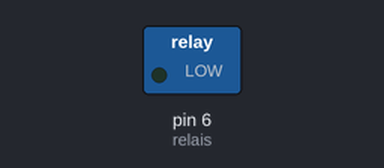
The sketch below on a simulated Arduino Uno, built with avr-gcc and run on an emulated ATmega328P. On the bench: switched loads named in the sketch (green lamp = pin HIGH). What the sketch prints to the serial monitor is not drawn.

Above: at 0.5 s.
At 2.5 s:
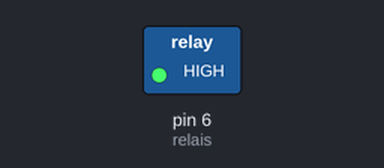
Timing chart, 0 to 5.3 s (numbered marks = the images above):
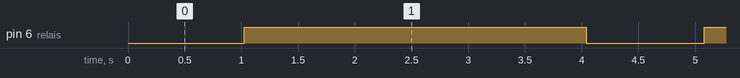

The sketch:

test_tempo2.ino
```cpp
/* test tempo 2

Une temporisation qui permet d'allumer les relais par intermittence en choisissant le temps d'allumage et d'extinction
*/

const int relais = 6;  //le relais est sur le pin 6

boolean etatRelais = 0; //Créer une variable pour savoir si le relais doit tre allumé ou éteint

long previousMillis;         // Temps du dernier changement

// the follow variables is a long because the time, measured in miliseconds,
// will quickly become a bigger number than can be stored in an int.
long intervalOn = 1000;           // Temps d'allumage
long intervalOff = 3000;          //Temps d'extinction

void setup() {

  pinMode(relais, OUTPUT); //Définir la broche du relais comme sortie

    Serial.begin(9600); //initialiser la communication série

}

void loop()
{

  unsigned long currentMillis = millis();  //crée une variable ou sera stockée millis ()


  if (etatRelais == 1)  //si le relais est éteint
  {
    if (currentMillis - previousMillis > intervalOff)  //et que le délai d'extinction est dépassé
    {
      previousMillis = currentMillis;  //mettre à jour previousMillis
      etatRelais = 0;  //allumer le relais
    }
  }

    else      //Sinon, le relais est allumé
    {
     if (currentMillis - previousMillis > intervalOn)  //et si le délai d'allumage est dépassé
      {
        previousMillis = currentMillis;  //mettre à jour PreviousMillis
        etatRelais = 1;  //éteindre le relais
      }
    }

digitalWrite (relais, etatRelais);  //On met physiquement le relais à sa bonne position


// affichages de déboggage
 Serial.print ("millis : ");   Serial.println (currentMillis);
 Serial.print ("etat : ");   Serial.println (etatRelais);
 Serial.print ("previousMillis : ");  Serial.println (previousMillis);
 Serial.println();

}
```

Measured:
- by itself, pin 6 (relais): alternates HIGH for 3.0 s and LOW for 1.0 s
